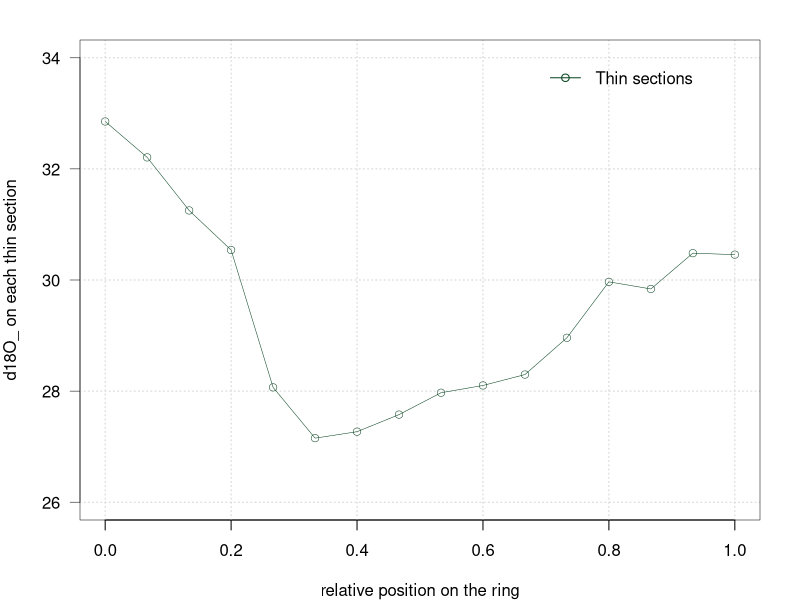
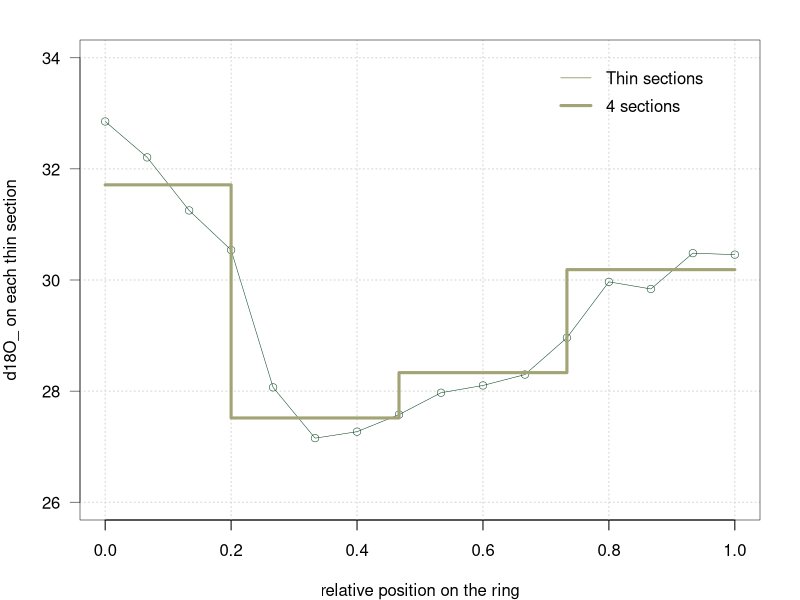
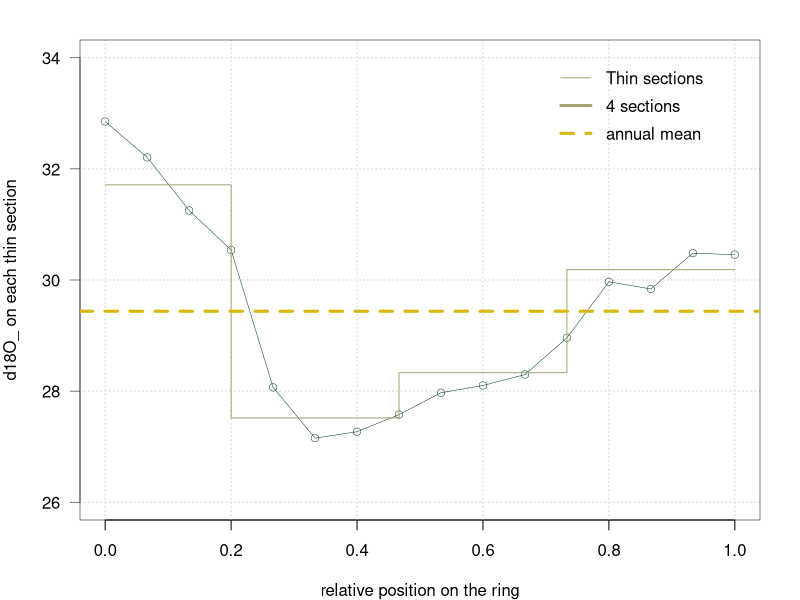

Recreate these plots in R, in order. (Note: this script raises an error after producing the figures.)
## ---- chunk 1
# Read the high resolution 18O data for 1998.
HEL_98 <- read.csv("Data_Notebook5_part1/high_res_HEL_1998.csv") [,c(2,3,8)]
VPD_HEL <- read.csv("Data_Notebook5_part1/VPD_1998_1999_HEL.csv" )[,c(2,3,4)]
colb1 <- c("#D8B70A","#02401B","#A2A475","#D67236")

## ---- chunk 2
par(mar=c(4,4,2,2),lwd=0.5)
plot(HEL_98[,3], HEL_98[,2], type="n", ylim=c(26,34), xlim=c(0,1), axes=F, xlab = "relative position on the ring", ylab = "d18O_ on each thin section")
axis(1)
axis(2,lwd=0.5,las=2)
grid(lwd=1)
box()

lines( HEL_98[,3],HEL_98[,2], type="o",col=colb1[2],lwd=0.5, pch=1)
legend(x = 0.7, y = 34, legend = "Thin sections", col=colb1[2] , bty = "n",lwd=1,lty=1,pch = 1)

## ---- chunk 3
#Here you will need to estimate the  average of the 4 diferent quarters  based on the thin sections provided.
# example 
# sellect the sections per quarter
p25<- round(0.25*nrow(HEL_98),0)
p50<- round(0.50*nrow(HEL_98),0)
p75<- round(0.75*nrow(HEL_98),0)
p100<- round(1*nrow(HEL_98),0)

HEL_98_quarter  <- c(rep(mean(HEL_98[,2][1:p25], na.rm = T),length(1:p25)),
                  rep(mean(HEL_98[,2][(1+p25):p50], na.rm = T),length((1+p25):p50)),
                  rep(mean(HEL_98[,2][(1+p50):p75], na.rm = T),length((1+p50):p75)),
                  rep(mean(HEL_98[,2][(1+p75):p100], na.rm = T),length((1+p75):p100)))


## ---- chunk 4
par(mar=c(4,4,2,2),lwd=0.5)
plot(HEL_98[,3], HEL_98[,2], type="n", ylim=c(26,34), xlim=c(0,1), axes=F, xlab = "relative position on the ring", ylab = "d18O_ on each thin section")
axis(1)
axis(2,lwd=0.5,las=2)
grid(lwd=1)
box()

lines( HEL_98[,3],HEL_98[,2], type="o",col=colb1[2],lwd=0.5, pch=1)
legend(x = 0.7, y = 34, legend = "Thin sections", col=colb1[3] , bty = "n",lwd=1)

## Add here the new plot of the average on those 4 equaly distanced sections

lines( HEL_98[,3],HEL_98_quarter, type="S",col=colb1[3],lwd=3)
legend(x = 0.7, y = 33.5, legend = "4 sections", col=colb1[3] , bty = "n",lwd=3)


## ---- chunk 5
#Here you will need to estimate the  average of the ring based on the thin sections provided.
# example 
HEL_98_complete <- mean(HEL_98[,2])

## ---- chunk 6

par(mar=c(4,4,2,2),lwd=0.5)
plot(HEL_98[,3], HEL_98[,2], type="n", ylim=c(26,34), xlim=c(0,1), axes=F, xlab = "relative position on the ring", ylab = "d18O_ on each thin section")
axis(1)
axis(2,lwd=0.5,las=2)
grid(lwd=1)
box()

lines( HEL_98[,3],HEL_98[,2], type="o",col=colb1[2],lwd=0.5, pch=1)
legend(x = 0.7, y = 34, legend = "Thin sections", col=colb1[3] , bty = "n",lwd=1)

## Add here the new plot of the average on those 4 equaly distanced sections

lines( HEL_98[,3],HEL_98_quarter, type="S",col=colb1[3],lwd=1)
legend(x = 0.7, y = 33.5, legend = "4 sections", col=colb1[3] , bty = "n",lwd=3)

abline(h = HEL_98_complete,col=colb1[1],lwd=3,lty=2)
legend(x = 0.7, y = 33, legend = "annual mean", col=colb1[1] , bty = "n",lwd=3,lty=2)
## ---- chunk 7
# separating the EW and the LW Based on the figure we can estimate a % of EW and LW and based on this info  e can determine the sections on each anatomical region.
EW_1998 <- mean(HEL_98[,2][1:11], na.rm = T)
LW_1998 <- mean(HEL_98[,2][12:16], na.rm = T)
EW_1999 <-  mean(HEL_99[,2][1:12], na.rm = T)
LW_1999 <-  mean(HEL_99[,2][13:16], na.rm = T)

# Read the VPD form 1998 and 1999 from Heliport site Sothern Arizona.
## ---- chunk 8

par(mar=c(4,4,2,2),lwd=0.5)
plot(HEL_98[,3], HEL_98[,2], type="n", ylim=c(26,34), xlim=c(0,1), axes=F, xlab = "relative position on the ring", ylab = "d18O_ on each thin section")
axis(1)
axis(2,lwd=0.5,las=2)
grid(lwd=1)
box()

lines( HEL_98[,3],HEL_98[,2], type="o",col=colb1[2],lwd=0.5, pch=1)
legend(x = 0.7, y = 34, legend = "Thin sections", col=colb1[3] , bty = "n",lwd=1)

## Add here the new plot of the average on those 4 equaly distanced sections

lines( HEL_98[,3],HEL_98_quarter, type="S",col=colb1[3],lwd=1)
legend(x = 0.7, y = 33.5, legend = "4 sections", col=colb1[3] , bty = "n",lwd=3)

abline(h = HEL_98_complete,col=colb1[1],lwd=1,lty=2)
legend(x = 0.7, y = 33, legend = "annual mean", col=colb1[1] , bty = "n",lwd=1,lty=2)


lines(HEL_98[,3][1:11], rep(EW_1998, 11),type="s",col="darkblue",lwd=3  )#EW
legend(x = 0.7, y = 32.5, legend = "Earlywood", col="darkblue" , bty = "n",lwd=3)

lines(HEL_98[,3][12:16], rep(LW_1998, 5),type="s",col="darkred",lwd=3  )#LW
legend(x = 0.7, y = 32, legend = "Latewood", col="darkred" , bty = "n",lwd=3)

## ---- chunk 9
#VPD_1998
par(mar=c(4,4,2,2),lwd=0.5)
plot(x = c(1:10),y=c(1:10),xlim = c(135,304), ylim = c(0,40) , type = "n", axes = F, xlab = "DOY", ylab = "VPD")
polygon(x = days_doy, y = c(VPD_HEL[,2], rev(VPD_HEL[,3])), border = F, col = rgb(0.2,0.3,0.4,0.6))
axis(1, at = seq(135,304,15),lwd=0.5,las=2)
axis(2,at = seq(0,40, 10), las=2,lwd=0.5)
grid(lwd=1)
box()
## ---- chunk 10
# here we will conduct the seasonal correlations
# using the data in this project lcated in "Data_Notebook5_part2"


## ---- chunk 11
EW.c
